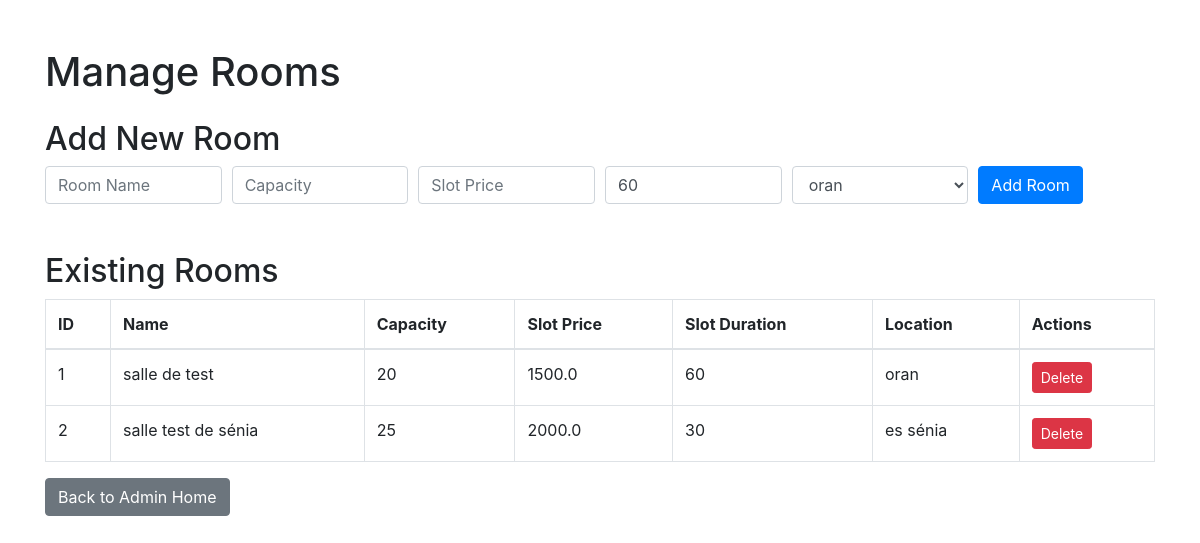
The app's page /admin/rooms, older data.
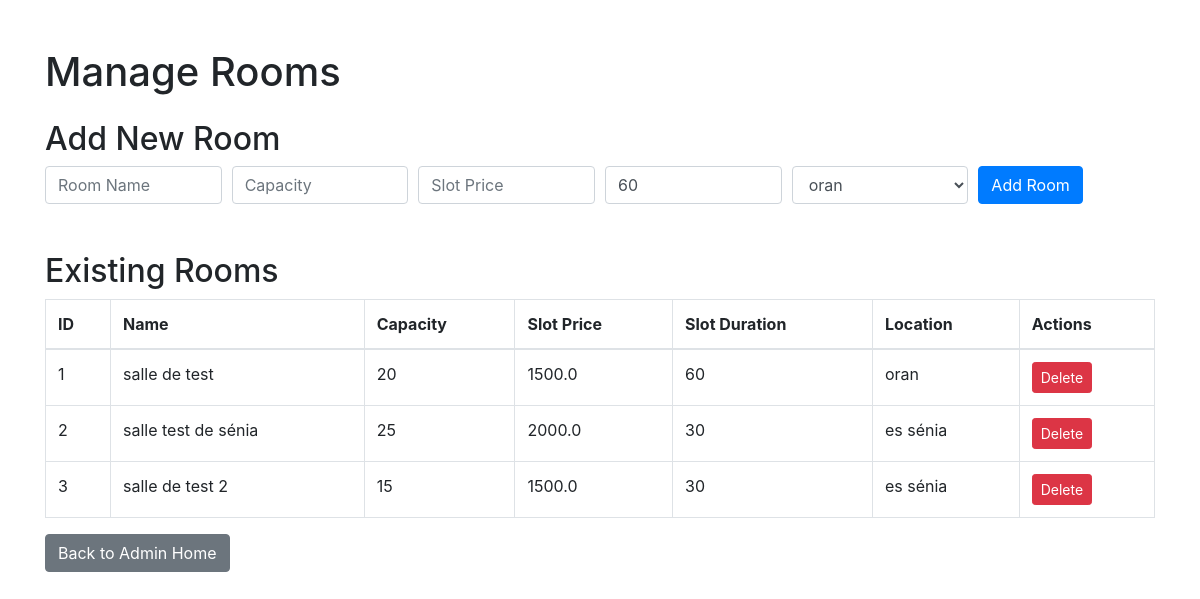
The same page, newer data.
### models.py (models this page shows)
class Room(db.Model):
    __tablename__ = 'rooms'
    id = db.Column(db.Integer, primary_key=True)
    name = db.Column(db.String(100), nullable=False)
    capacity = db.Column(db.Integer, nullable=False)
    slot_price = db.Column(db.Float, nullable=False)
    slot_duration =db.Column(db.Integer,nullable=False,default=60)  #ppar défault 1h
    location_id = db.Column(db.Integer, db.ForeignKey('locations.id'), nullable=False)
    bookings = db.relationship('Booking', backref='room', lazy=True)

class Location(db.Model):
    __tablename__ = 'locations'
    id = db.Column(db.Integer, primary_key=True)
    name = db.Column(db.String(100), nullable=False)
    rooms = db.relationship('Room', backref='location', lazy=True)

### admin_blueprint.py (the view)
@admin_bp.route('/rooms')
def rooms_page():
    rooms = get_all_rooms()
    locations = get_all_locations()
    return render_template('rooms.html', rooms=rooms, locations=locations)

### data_access1.py (called while the page is built)
def get_all_locations():
    return Location.query.all()

def get_all_rooms():
    return Room.query.all()

### templates/rooms.html (shortened to what this page needs)
<!DOCTYPE html>
<html lang="en">
<head>
    <link rel="stylesheet" href="https://stackpath.bootstrapcdn.com/bootstrap/4.5.2/css/bootstrap.min.css">
</head>
<body>
<div class="container mt-5">
    <h1>Manage Rooms</h1>
    <h2 class="mt-4">Add New Room</h2>
    <form action="{{ url_for('admin_bp.create_room_admin') }}" method="POST">
        <div class="form-row">
            <div class="col"><input type="text" name="name" class="form-control" placeholder="Room Name" required></div>
            <div class="col"><input type="number" name="capacity" class="form-control" placeholder="Capacity" required></div>
            <div class="col"><input type="number" step="0.01" name="slot_price" class="form-control" placeholder="Slot Price" required></div>
            <div class="col"><input type="number" name="slot_duration" class="form-control" placeholder="Slot Duration (min)" value="60" required></div>
            <div class="col">
                <select name="location_id" class="form-control" required>
                    {% for location in locations %}
                    <option value="{{ location.id }}">{{ location.name }}</option>
                    {% endfor %}
                </select>
            </div>
            <div class="col"><button type="submit" class="btn btn-primary">Add Room</button></div>
        </div>
    </form>
    <h2 class="mt-5">Existing Rooms</h2>
    <table class="table table-bordered">
        <thead>
            <tr>
                <th>ID</th>
                <th>Name</th>
                <th>Capacity</th>
                <th>Slot Price</th>
                <th>Slot Duration</th>
                <th>Location</th>
                <th>Actions</th>
            </tr>
        </thead>
        <tbody>
            {% for room in rooms %}
            <tr>
                <td>{{ room.id }}</td>
                <td>{{ room.name }}</td>
                <td>{{ room.capacity }}</td>
                <td>{{ room.slot_price }}</td>
                <td>{{ room.slot_duration }}</td>
                <td>{{ room.location.name }}</td>
                <td>
                    <form action="{{ url_for('admin_bp.delete_room_admin', room_id=room.id) }}" method="POST" style="display:inline;">
                        <button type="submit" class="btn btn-danger btn-sm">Delete</button>
                    </form>
                </td>
            </tr>
            {% endfor %}
        </tbody>
    </table>
    <a href="{{ url_for('admin_bp.admin_home') }}" class="btn btn-secondary mb-4">Back to Admin Home</a>
</div>
</body>
</html>

Row changes from the older to the newer data that the page shows:
added Room: id "3", name "salle de test 2", capacity "15", slot_price "1500.0", slot_duration "30", location.name "es sénia"
